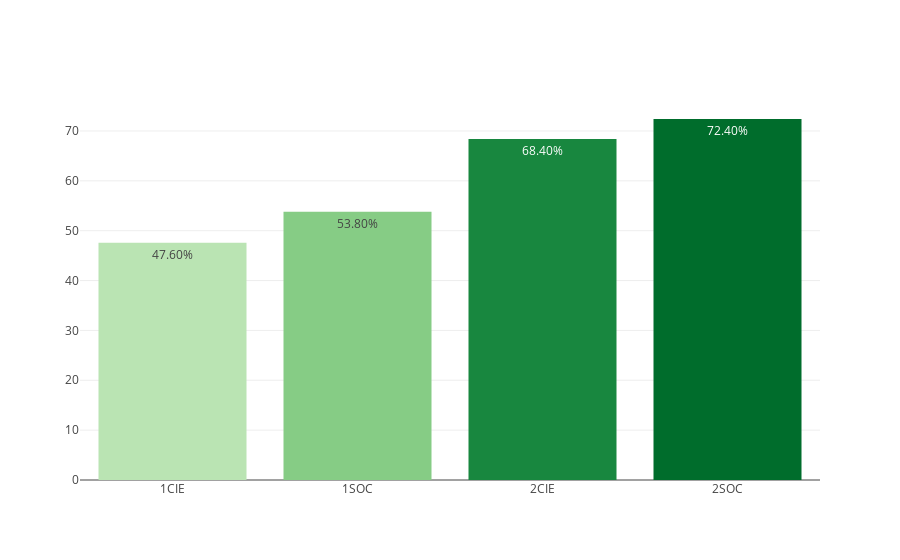

Source (notebook cell):
### Markdown cell above
## BACHILLERATO

### Code cell
dfc_BACH = loaders.get_data_by_stages(dfc, 'BACH')
myplotly.bar_simple(dfc_BACH.index, dfc_BACH['éxito'])

### Figure 1 — Plotly figure (JSON) as saved in the notebook; plotly's stock layout.template omitted (floating-point values rounded to 4 significant figures)
{"data": [{"hoverinfo": "x+text", "marker": {"color": [47.6, 53.8, 68.4, 72.4], "colorscale": [[0, "rgb(186,228,179)"], [0.3333, "rgb(116,196,118)"], [0.6667, "rgb(49,163,84)"], [1, "rgb(0,109,44)"]]}, "text": ["47.60%", "53.80%", "68.40%", "72.40%"], "type": "bar", "uid": "c6c788f3-9d34-4428-b5c6-d5fda0d88198", "x": ["1CIE", "1SOC", "2CIE", "2SOC"], "y": [47.6, 53.8, 68.4, 72.4]}], "layout": {"title": {"text": ""}}}
